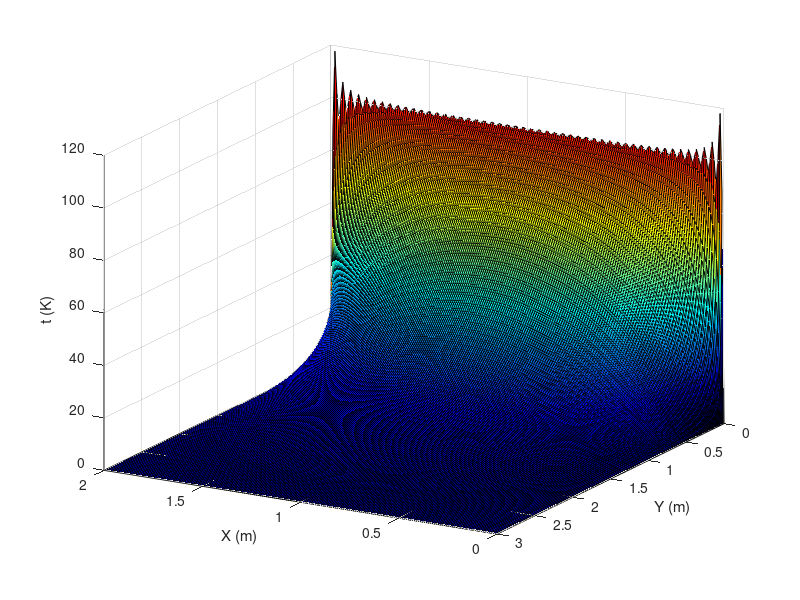

This chart was generated by the following MATLAB code: (Note: this script raises an error after producing the figure.)
W = 2;
H = 3;

num_x = 200;
num_y = 300;

[x,y] = meshgrid(...
    linspace(0, W, num_x),...
    linspace(0, H, num_y));

N = 100; % num
% Calc coefficients
C1 = 100; % constant BC on one wall

wn = @(n) -n*pi/W;
eta = @(n,y) exp(wn(n)*(2*H-y)) - exp(wn(n)*y);

u = zeros(num_y,num_x);
for n = 1:1:N
    B_n = -2*C1*(cos(wn(n)*W) - 1) / (wn(n)*W*eta(n,0));
    
    up = B_n*eta(n,y).*sin(wn(n)*x);
%     if any(any(up == Inf)) || any(any(isnan(up)))
%         n
%         break;
%     end
    u = u + up;
end

figure(1);
clf;
grid on;
hold on;
colormap('jet');
view(-150, 22);
xlabel('X (m)');
ylabel('Y (m)');
zlabel('t (K)');
s = surf(x,y,u);
s.EdgeAlpha = 0.1;
s.FaceAlpha = 1;
plot3(xlim, 0*[1 1], C1*[1 1], 'k--');

% xlim([0.5084    0.5794]);
% ylim([0,1]);
% zlim([94.6557  103.1719]);
% view(0,0);